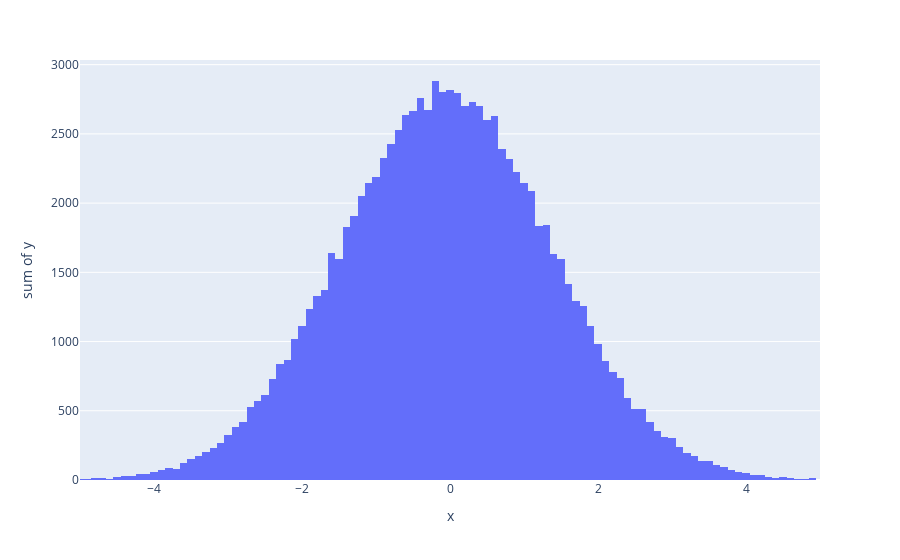

Notebook source saved alongside this figure:
### Code cell
PlotHistogram(er.histograms[4])

### Figure 1 — Plotly figure (JSON) as saved in the notebook; plotly's stock layout.template omitted (floating-point values rounded to 4 significant figures)
{"data": [{"alignmentgroup": "True", "bingroup": "x", "histfunc": "sum", "hovertemplate": "x=%{x}<br>sum of y=%{y}<extra></extra>", "legendgroup": "", "marker": {"color": "#636efa", "pattern": {"shape": ""}}, "name": "", "nbinsx": 100, "offsetgroup": "", "orientation": "v", "showlegend": false, "type": "histogram", "x": [-5, -4.9, -4.8, -4.7, -4.6, -4.5, -4.4, -4.3, -4.2, -4.1, -4, -3.9, -3.8, -3.7, -3.6, -3.5, -3.4, -3.3, -3.2, -3.1, -3, -2.9, -2.8, -2.7, -2.6, -2.5, -2.4, -2.3, -2.2, -2.1, -2, -1.9, -1.8, -1.7, -1.6, -1.5, -1.4, -1.3, -1.2, -1.1, -1, -0.9, -0.8, -0.7, -0.6, -0.5, -0.4, -0.3, -0.2, -0.1, 0, 0.1, 0.2, 0.3, 0.4, 0.5, 0.6, 0.7, 0.8, 0.9, 1, 1.1, 1.2, 1.3, 1.4, 1.5, 1.6, 1.7, 1.8, 1.9, 2, 2.1, 2.2, 2.3, 2.4, 2.5, 2.6, 2.7, 2.8, 2.9, 3, 3.1, 3.2, 3.3, 3.4, 3.5, 3.6, 3.7, 3.8, 3.9, 4, 4.1, 4.2, 4.3, 4.4, 4.5, 4.6, 4.7, 4.8, 4.9], "xaxis": "x", "y": [6, 7, 12, 13, 9, 25, 28, 26, 42, 45, 58, 69, 88, 82, 122, 153, 176, 203, 230, 265, 323, 385, 420, 526, 573, 611, 727, 839, 869, 1020, 1111, 1236, 1329, 1373, 1641, 1595, 1831, 1909, 2052, 2143, 2187, 2329, 2429, 2526, 2635, 2662, 2756, 2673, 2882, 2799, 2820, 2794, 2699, 2727, 2701, 2599, 2632, 2390, 2321, 2223, 2148, 2091, 1833, 1841, 1633, 1594, 1415, 1292, 1255, 1111, 982, 863, 781, 739, 590, 514, 514, 419, 351, 312, 301, 236, 192, 176, 134, 137, 107, 93, 75, 55, 52, 34, 36, 22, 13, 21, 13, 5, 10, 11], "yaxis": "y"}], "layout": {"barmode": "relative", "legend": {"tracegroupgap": 0}, "margin": {"t": 60}, "xaxis": {"anchor": "y", "domain": [0, 1], "range": [-5, 5], "title": {"text": "x"}}, "yaxis": {"anchor": "x", "domain": [0, 1], "title": {"text": "sum of y"}}}}
